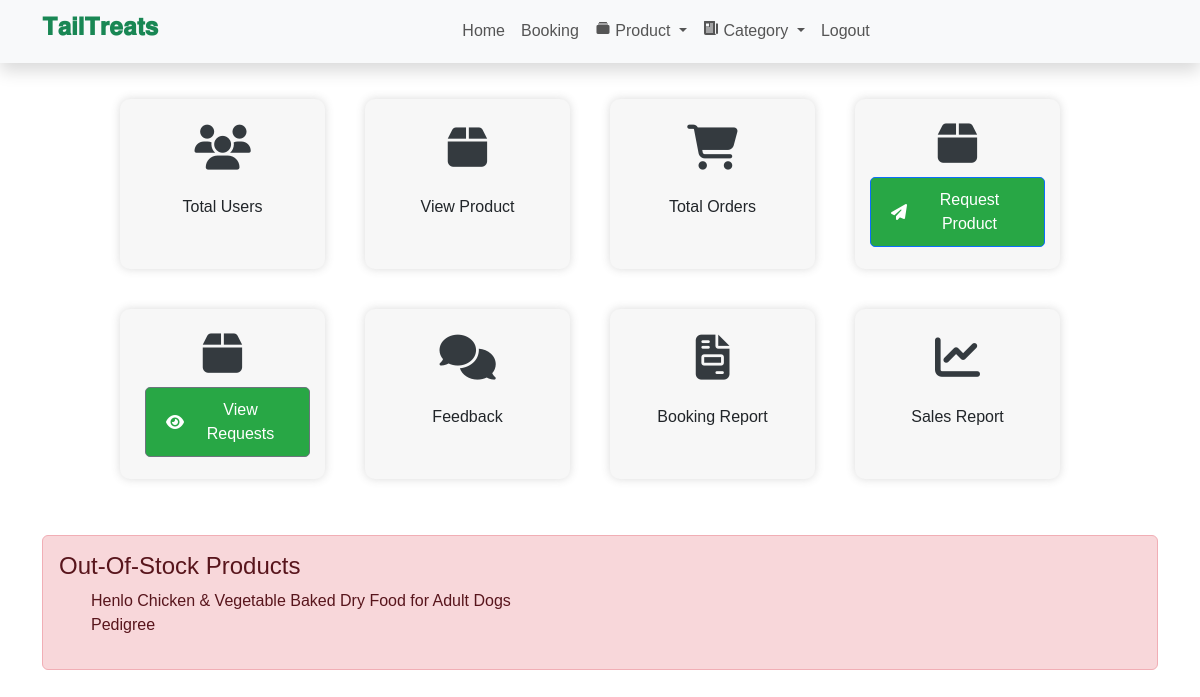
/admin_home (signed in), run on the app's committed database.
### grocery/models.py (models this page shows, shortened)
class Product(models.Model):
    category = models.ForeignKey(Category, on_delete=models.CASCADE, related_name='products', null=True)
    image = models.FileField(null=True)
    name = models.CharField(max_length=30, null=True)
    price = models.IntegerField(null=True)
    desc = models.TextField(null=True)
    stock = models.IntegerField(default=0)

### grocery/views.py (the view)
# urls.py: path('admin_home', Admin_Home, name='admin_home'),
def Admin_Home(request):
    if not request.user.is_authenticated:
        return redirect('login_admin')
    bookings = Booking.objects.all()
    customers = Profile.objects.all()
    products = Product.objects.all()
    total_bookings = bookings.count()
    total_customers = customers.count()
    total_products = products.count()
    out_of_stock_products = check_out_of_stock(products)
    context = {
        'total_pro': total_products,
        'total_customer': total_customers,
        'total_book': total_bookings,
        'out_of_stock_products': out_of_stock_products
    }
    return render(request, 'admin_home.html', context)

### grocery/views.py (called while the page is built)
def check_out_of_stock(products):
    return products.filter(stock=0)

### grocery/templates/admin_home.html (shortened to what this page needs)
{% load static %}
<!DOCTYPE html>
<html lang="en">
<head>
    <link rel="stylesheet" href="{% static 'css/style.css' %}">
    <link rel="stylesheet" href="https://cdn.jsdelivr.net/npm/bootstrap@5.3.1/dist/css/bootstrap.min.css">
    <link rel="stylesheet" href="https://cdnjs.cloudflare.com/ajax/libs/font-awesome/5.15.4/css/all.min.css">
    <link rel="stylesheet" href="https://cdnjs.cloudflare.com/ajax/libs/font-awesome/6.5.1/css/all.min.css">
</head>
<body>
    <nav class="navbar navbar-expand-lg navbar-light shadow">
        <div class="container d-flex justify-content-between align-items-center">
            <a class="navbar-brand text-success logo h1 align-self-center" href="{% url 'home' %}">
                𝐓𝐚𝐢𝐥𝐓𝐫𝐞𝐚𝐭𝐬
            </a>
            <div class="collapse navbar-collapse flex-fill d-lg-flex justify-content-lg-between" id="templatemo_main_nav">
                <ul class="navbar-nav">
                    <li class="nav-item"><a class="nav-link" href="{% url 'admin_home' %}">Home</a></li>
                    <li class="nav-item"><a class="nav-link" href="{% url 'admin_viewBooking' %}">Booking</a></li>
                    <li class="nav-item dropdown">
                        <a class="nav-link dropdown-toggle" href="#" id="productDropdown" role="button" data-bs-toggle="dropdown" aria-expanded="false">
                            <ion-icon name="albums"></ion-icon> Product
                        </a>
                    </li>
                    <li class="nav-item dropdown">
                        <a class="nav-link dropdown-toggle" href="#" id="categoryDropdown" role="button" data-bs-toggle="dropdown" aria-expanded="false">
                            <ion-icon name="newspaper-sharp"></ion-icon> Category
                        </a>
                    <li class="nav-item"><a class="nav-link" href="{% url 'logout' %}">Logout</a></li>
                </ul>
        </div>
    </nav>
    <div class="card-container">
      <div class="single-list-topics-content">
          <div class="single-list-topics-icon">
              <i class="fas fa-users"></i>
          </div>
          <h2><a href="{% url 'view_user' %}">Total Users</a></h2>
      </div>
      <div class="single-list-topics-content">
        <div class="single-list-topics-icon">
            <i class="fa-solid fa-box"></i>
        </div>
        <h2><a href="{% url 'admin_view_product' %}">View Product</a></h2>
    </div>
      <div class="single-list-topics-content">
        <div class="single-list-topics-icon">
            <i class="fas fa-shopping-cart"></i>
        </div>
        <h2><a href="{% url 'admin_viewBooking' %}">Total Orders</a></h2>
    </div>
        <div class="single-list-topics-content">
            <div class="single-list-topics-icon">
                <i class="fas fa-box"></i>
            </div>
        <a href="{% url 'create_product_request' %}" class="btn btn-primary"
           style="margin-top: 10px; padding: 10px 20px; background-color: #28a745; color: #fff; border-radius: 5px; text-decoration: none; display: inline-flex; align-items: center;">
            <i class="fas fa-paper-plane" style="margin-right: 8px;"></i> Request Product
        </a>
    </div>
    <div class="single-list-topics-content">
        <div class="single-list-topics-icon">
            <i class="fas fa-box"></i>
        </div>
        <a href="{% url 'view_requests' %}" class="btn btn-secondary"
           style="margin-top: 10px; padding: 10px 20px; background-color: #28a745; color: #fff; border-radius: 5px; text-decoration: none; display: inline-flex; align-items: center; margin-left: 10px;">
            <i class="fas fa-eye" style="margin-right: 8px;"></i> View Requests
        </a>
    </div>
    <div class="single-list-topics-content">
        <div class="single-list-topics-icon">
            <i class="fas fa-comments"></i>
        </div>
        <h2><a href="{% url 'view_feedback' %}">Feedback</a></h2>
    </div>
    <div class="single-list-topics-content">
        <div class="single-list-topics-icon">
            <i class="fas fa-file-invoice"></i>
        </div>
        <h2><a href="{% url 'bookingbetweendate_report' %}">Booking Report</a></h2>
    </div>
    <div class="single-list-topics-content">
        <div class="single-list-topics-icon">
            <i class="fas fa-chart-line"></i>
        </div>
        <h2><a href="{% url 'sales_report' %}">Sales Report</a></h2>
    </div>
    {% if out_of_stock_products %}
    <div class="container mt-3">
        <div class="alert alert-danger" role="alert">
            <h4 class="alert-heading">Out-of-Stock Products</h4>
            <ul>
                {% for product in out_of_stock_products %}
                <li>{{ product.name }}</li>
                {% endfor %}
            </ul>
        </div>
    </div>
    {% endif %}
</body>
</html>

### grocery/static/css/style.css (style rules this page uses)
* { padding: 0; margin: 0; }
* { -webkit-box-sizing:border-box; -moz-box-sizing:border-box; -o-box-sizing:border-box; -ms-box-sizing:border-box; box-sizing:border-box; }
body { font-family: 'Poppins', sans-serif; font-size:14px; color:#a09e9c; text-transform:initial; max-width:1920px; margin:0 auto; overflow-x:hidden; }
a,a:hover,a:active,a:focus { display:inline-block; text-decoration:none; color: #343a3f; font-size:16px; padding:0; font-weight: 500; text-transform: capitalize; }
h1,h2,h3,h4,h5,h6 { margin: 0; color:#343a3f; font-size: 18px; font-weight: 500; text-transform: capitalize; }
ul { padding: 0; margin: 0 auto; list-style: none; }
ul li { list-style: none; }
html,body { height: 100%; }
.single-list-topics-content { display: flex; align-items: center; flex-direction: column; justify-content: center; width: 205px; height: 170px; background:#fff; border-radius: 3px; margin-right: 20px; margin-bottom: 20px; box-shadow: 0 0px 10px rgba(71,71,71,.2); -webkit-transition: .3s linear; -moz-transition:.3s linear; -ms-transition:.3s linear; -o-transition:.3s linear; transition: .3s linear; }
.single-list-topics-content h2>a { margin: 13px 0; }

### grocery/templates/admin_home.html (style rules this page uses)
body { font-family: Arial, sans-serif; }
body { margin: 0; padding: 0; }
.card-container { display: flex; justify-content: center; align-items: center; gap: 20px; flex-wrap: wrap; padding: 20px; }
.single-list-topics-content { display: flex; align-items: center; flex-direction: column; justify-content: center; width: 205px; height: 170px; background: #f7f7f7; border-radius: 10px; box-shadow: 0 0 10px rgba(71, 71, 71, 0.2); transition: 0.3s linear; text-align: center; padding: 15px; cursor: pointer; }
.single-list-topics-icon i { font-size: 45px; color: #343a3f; }
.single-list-topics-content h2 { font-size: 18px; margin: 13px 0; }
.single-list-topics-content h2 a { text-decoration: none; color: inherit; }
.navbar-brand { font-weight: bold; font-size: 1.5rem; }
.nav-link { font-size: 1rem; padding: 10px 15px; color: #555; transition: all 0.3s ease-in-out; }
.navbar { background: #f8f9fa; }

### data on the page
Product: name "Henlo Chicken & Vegetable Baked Dry Food for Adult Dogs"
Product: name "Pedigree"
